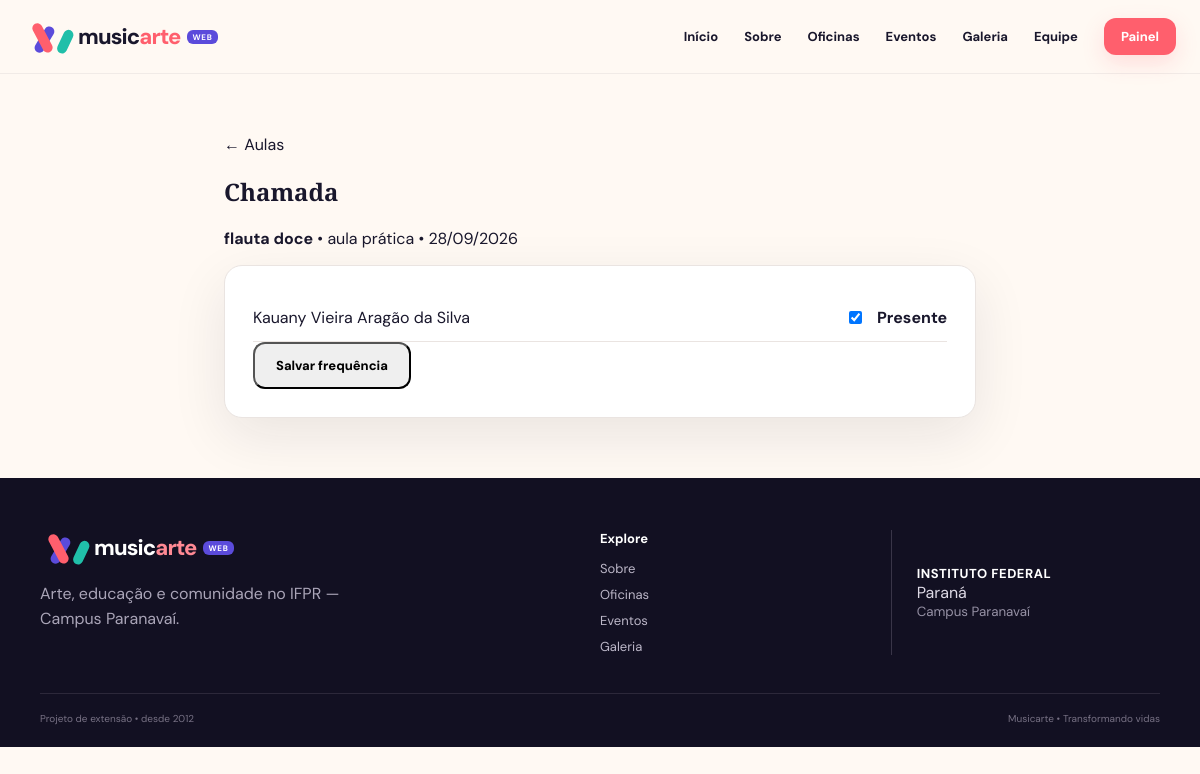
The app's page /painel/aulas/1/chamada/ (signed in) with its own data.
### core/models.py (models this page shows, shortened)
class Aula(models.Model):
    curso=models.ForeignKey(Curso,on_delete=models.CASCADE,related_name='aulas')
    tema=models.CharField(max_length=180)
    data=models.DateField()
    observacoes=models.TextField(blank=True)
    class Meta: ordering=['-data']

class Curso(models.Model):
    nome=models.CharField(max_length=120)
    descricao=models.TextField()
    carga_horaria=models.PositiveIntegerField(default=20, help_text='Em horas')
    instrutor=models.ForeignKey(Instrutor,on_delete=models.SET_NULL,null=True,blank=True,related_name='cursos')
    horario=models.CharField(max_length=120, blank=True)
    local=models.CharField(max_length=150, blank=True, default='IFPR - Campus Paranavaí')
    vagas=models.PositiveIntegerField(default=20)
    imagem=models.ImageField(upload_to='cursos/', blank=True, null=True)
    ativo=models.BooleanField(default=True)
    def __str__(self): return self.nome
    class Meta: ordering=['nome']

class Matricula(models.Model):
    STATUS=[('ATIVA','Ativa'),('CANCELADA','Cancelada')]
    aluno=models.ForeignKey(Aluno,on_delete=models.CASCADE,related_name='matriculas')
    curso=models.ForeignKey(Curso,on_delete=models.CASCADE,related_name='matriculas')
    data_matricula=models.DateField(auto_now_add=True)
    status=models.CharField(max_length=10,choices=STATUS,default='ATIVA')
    class Meta:
        ordering=['-data_matricula']
        constraints=[models.UniqueConstraint(fields=['aluno','curso'],name='matricula_unica')]

class Aluno(models.Model):
    usuario=models.OneToOneField(User,on_delete=models.SET_NULL,null=True,blank=True,related_name='aluno')
    nome=models.CharField(max_length=120)
    idade=models.PositiveIntegerField(null=True,blank=True)
    telefone=models.CharField(max_length=30, blank=True)
    email=models.EmailField(blank=True)
    class Meta: ordering=['nome']

### core/views.py (the view, shortened to what this page needs)
@login_required
def chamada(request, pk):
    aula = get_object_or_404(Aula, pk=pk)
    matriculas = Matricula.objects.filter(
        curso=aula.curso,
        status="ATIVA",
    ).select_related("aluno")
    existentes = {
        frequencia.matricula_id: frequencia.presente
        for frequencia in Frequencia.objects.filter(
            aula=aula
        )
    }
    dados = [
        (
            matricula,
            existentes.get(matricula.id, True),
        )
        for matricula in matriculas
    ]
    return render(
        request,
        "core/chamada.html",
        {
            "aula": aula,
            "dados": dados,
        },
    )

### core/templates/core/chamada.html
{% extends 'core/base.html' %}{% block content %}<section class="form-page wide"><a class="back" href="{% url 'aula_lista' %}">← Aulas</a><h1>Chamada</h1><p><b>{{ aula.curso }}</b> • {{ aula.tema }} • {{ aula.data|date:'d/m/Y' }}</p><form method="post" class="form-card">{% csrf_token %}<div class="attendance">{% for m,p in dados %}<label><span>{{ m.aluno.nome }}</span><input type="checkbox" name="m_{{ m.id }}" {% if p %}checked{% endif %}><b>Presente</b></label>{% empty %}<p>Não há matrículas ativas nesta oficina.</p>{% endfor %}</div><button class="btn primary">Salvar frequência</button></form></section>{% endblock %}

### core/static/core/css/style.css (style rules this page uses)
:root { --purple:#5b4bdb;--purple2:#4437b7;--coral:#ff5f6d;--yellow:#ffc657;--aqua:#20bfa9;--cream:#fff9f3;--ink:#19172c;--muted:#6d697b;--line:#eae4e1;--white:#fff;--shadow:0 18px 55px rgba(25,23,44,.09) }
* { box-sizing:border-box }
html { scroll-behavior:smooth }
body { margin:0;background:var(--cream);color:var(--ink);font-family:'DM Sans',sans-serif }
a { text-decoration:none;color:inherit }
button,input,textarea,select { font:inherit }
.btn { min-height:47px;padding:0 21px;border-radius:12px;display:inline-flex;align-items:center;justify-content:center;gap:15px;font-size:13px;font-weight:800;transition:.2s }
.auth h1,.form-page h1,.dashboard h1 { font-family:'Playfair Display',serif }
.form-card { background:#fff;padding:28px;border:1px solid var(--line);border-radius:18px;box-shadow:var(--shadow) }
.form-control,.form-card input,.form-card select,.form-card textarea,.search input { width:100%;padding:12px 14px;border:1px solid #d8d2db;border-radius:10px;background:#fff }
.form-card input[type=checkbox] { width:auto }
.form-page { max-width:800px;margin:auto;padding:60px 24px }
.attendance label { display:grid;grid-template-columns:1fr auto 70px;gap:12px;padding:13px 0;border-bottom:1px solid var(--line) }

### records on screen
Aula: curso "flauta doce", tema "aula prática", data "28/09/2026"
Matricula: aluno.nome "Kauany Vieira Aragão da Silva"
